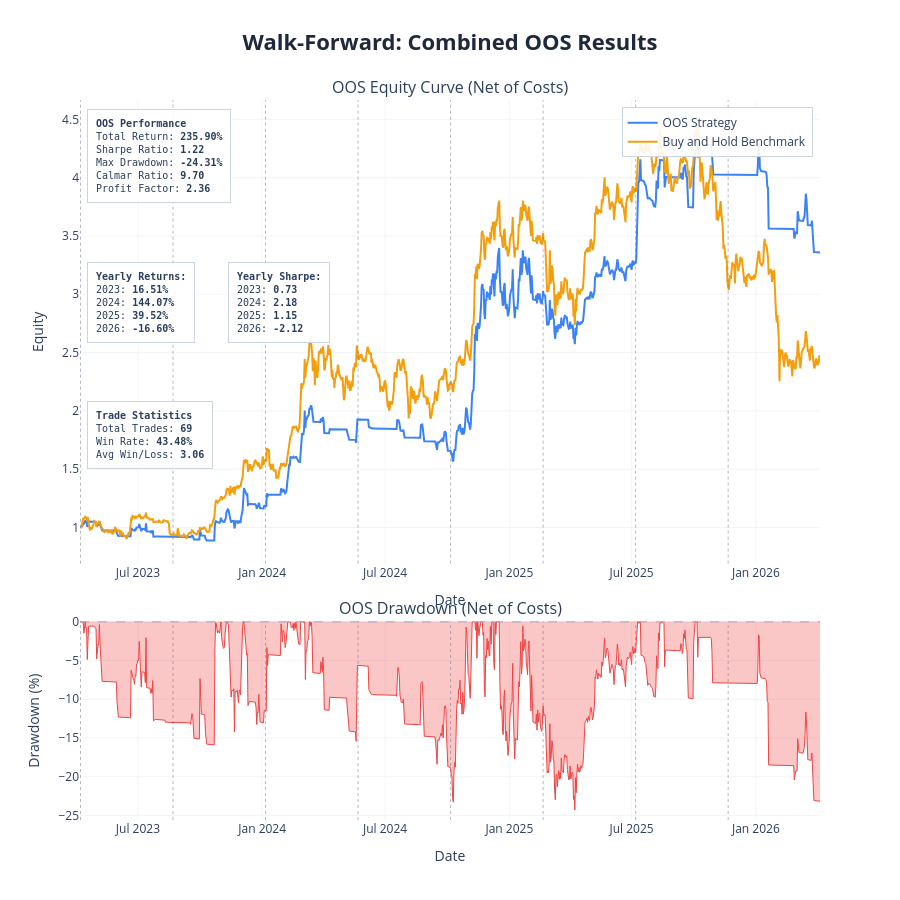

This figure's notebook cell:
### Markdown cell above
---
## Results Charts and Cost Stress Test

| Parameter | Description | Default |
|---|---|---|
| `show_fold_perf` | IS vs OOS bars for return, Sharpe, drawdown per fold | `False` |
| `show_param_evol` | Parameter evolution across folds with ±1 std bands | `False` |
| `show_oos_equity` | Combined OOS equity curve + drawdown with fold boundaries | `True` |
| `show_trades` | Overlay entry/exit markers on OOS equity chart | `False` |
| `benchmark_data` | DataFrame with `Close` column for buy & hold comparison | `None` |
| `save_html_dir` | Directory path to save charts as HTML files, or `None` | `None` |

**Cost Stress Test:** re-run the combined OOS backtest at 1×, 1.5×, 2×, 3× the base cost. Fragile strategies collapse; robust ones degrade gradually.

### Code cell
plot_walk_forward_results(
    results          = results,
    param_defs       = PARAM_DEFS,
    fixed_params     = FIXED_PARAMS,
    benchmark_data   = df,
    show             = True,
    save_html_dir    = None,
    show_fold_perf   = False,   # IS vs OOS bars by fold
    show_param_evol  = False,   # parameter evolution across folds
    show_oos_equity  = True,   # combined OOS equity curve
    show_trades      = False,  # trade markers on OOS equity chart
)

# ── transaction cost stress test ──────────────────────────────────────────

if results['oos_combined_df'] is not None:
    cost_df = cost_stress_test(
        oos_combined_df  = results['oos_combined_df'],
        cost_multipliers = (1.0, 1.5, 2.0, 3.0),
        base_cost        = COST,
    )
else:
    print('No combined OOS dataframe — skip cost stress test')

### Figure 1 — Plotly figure (JSON) as saved in the notebook; plotly's stock layout.template omitted (floating-point values rounded to 4 significant figures; data arrays with more than 128 entries replaced by an {"elided": "..."} marker saying what was removed)
{"data": [{"hovertemplate": "<b>OOS Strategy</b><br>Date: %{x}<br>Equity: %{y:.4f}<extra></extra>", "line": {"color": "#3b82f6", "width": 2}, "mode": "lines", "name": "OOS Strategy", "type": "scatter", "x": {"elided": "1096 str values"}, "xaxis": "x", "y": {"elided": "1096 float values"}, "yaxis": "y"}, {"hovertemplate": "<b>Buy and Hold Benchmark</b><br>Date: %{x}<br>Equity: %{y:.4f}<extra></extra>", "line": {"color": "#f59e0b", "width": 2}, "mode": "lines", "name": "Buy and Hold Benchmark", "type": "scatter", "x": {"elided": "1096 str values"}, "xaxis": "x", "y": {"elided": "1096 float values"}, "yaxis": "y"}, {"fill": "tozeroy", "fillcolor": "rgba(239, 68, 68, 0.3)", "hovertemplate": "<b>Drawdown</b><br>Date: %{x}<br>%{y:.2f}%<extra></extra>", "line": {"color": "#ef4444", "width": 1}, "mode": "lines", "name": "Drawdown", "showlegend": false, "type": "scatter", "x": {"elided": "1096 str values"}, "xaxis": "x2", "y": {"elided": "1096 float values"}, "yaxis": "y2"}], "layout": {"annotations": [{"font": {"size": 16}, "showarrow": false, "text": "OOS Equity Curve (Net of Costs)", "x": 0.5, "xanchor": "center", "xref": "paper", "y": 1, "yanchor": "bottom", "yref": "paper"}, {"font": {"size": 16}, "showarrow": false, "text": "OOS Drawdown (Net of Costs)", "x": 0.5, "xanchor": "center", "xref": "paper", "y": 0.276, "yanchor": "bottom", "yref": "paper"}, {"align": "left", "bgcolor": "rgba(255, 255, 255, 0.9)", "bordercolor": "#cbd5e1", "borderpad": 8, "borderwidth": 1, "font": {"family": "monospace", "size": 10}, "showarrow": false, "text": "<b>OOS Performance</b><br>Total Return: <b>235.90%</b><br>Sharpe Ratio: <b>1.22</b><br>Max Drawdown: <b>-24.31%</b><br>Calmar Ratio: <b>9.70</b><br>Profit Factor: <b>2.36</b>", "x": 0.01, "xanchor": "left", "xref": "x domain", "y": 0.98, "yanchor": "top", "yref": "y domain"}, {"align": "left", "bgcolor": "rgba(255, 255, 255, 0.9)", "bordercolor": "#cbd5e1", "borderpad": 8, "borderwidth": 1, "font": {"family": "monospace", "size": 10}, "showarrow": false, "text": "<b>Yearly Returns:</b><br>2023: <b>16.51%</b><br>2024: <b>144.07%</b><br>2025: <b>39.52%</b><br>2026: <b>-16.60%</b><br>", "x": 0.01, "xanchor": "left", "xref": "x domain", "y": 0.65, "yanchor": "top", "yref": "y domain"}, {"align": "left", "bgcolor": "rgba(255, 255, 255, 0.9)", "bordercolor": "#cbd5e1", "borderpad": 8, "borderwidth": 1, "font": {"family": "monospace", "size": 10}, "showarrow": false, "text": "<b>Yearly Sharpe:</b><br>2023: <b>0.73</b><br>2024: <b>2.18</b><br>2025: <b>1.15</b><br>2026: <b>-2.12</b><br>", "x": 0.2, "xanchor": "left", "xref": "x domain", "y": 0.65, "yanchor": "top", "yref": "y domain"}, {"align": "left", "bgcolor": "rgba(255, 255, 255, 0.9)", "bordercolor": "#cbd5e1", "borderpad": 8, "borderwidth": 1, "font": {"family": "monospace", "size": 10}, "showarrow": false, "text": "<b>Trade Statistics</b><br>Total Trades: <b>69</b><br>Win Rate: <b>43.48%</b><br>Avg Win/Loss: <b>3.06</b>", "x": 0.01, "xanchor": "left", "xref": "x domain", "y": 0.35, "yanchor": "top", "yref": "y domain"}], "height": 900, "hovermode": "x unified", "legend": {"bgcolor": "rgba(255, 255, 255, 0.9)", "bordercolor": "#cbd5e1", "borderwidth": 1, "x": 0.99, "xanchor": "right", "y": 0.99, "yanchor": "top"}, "shapes": [{"line": {"color": "#94a3b8", "dash": "dash", "width": 1}, "type": "line", "x0": 0, "x1": 1, "xref": "x2 domain", "y0": 0, "y1": 0, "yref": "y2"}, {"line": {"color": "rgba(100,116,139,0.5)", "dash": "dot", "width": 1}, "type": "line", "x0": "2023-04-07 00:00:00", "x1": "2023-04-07 00:00:00", "xref": "x", "y0": 0, "y1": 1, "yref": "y domain"}, {"line": {"color": "rgba(100,116,139,0.5)", "dash": "dot", "width": 1}, "type": "line", "x0": "2023-04-07 00:00:00", "x1": "2023-04-07 00:00:00", "xref": "x2", "y0": 0, "y1": 1, "yref": "y2 domain"}, {"line": {"color": "rgba(100,116,139,0.5)", "dash": "dot", "width": 1}, "type": "line", "x0": "2023-08-22 00:00:00", "x1": "2023-08-22 00:00:00", "xref": "x", "y0": 0, "y1": 1, "yref": "y domain"}, {"line": {"color": "rgba(100,116,139,0.5)", "dash": "dot", "width": 1}, "type": "line", "x0": "2023-08-22 00:00:00", "x1": "2023-08-22 00:00:00", "xref": "x2", "y0": 0, "y1": 1, "yref": "y2 domain"}, {"line": {"color": "rgba(100,116,139,0.5)", "dash": "dot", "width": 1}, "type": "line", "x0": "2024-01-06 00:00:00", "x1": "2024-01-06 00:00:00", "xref": "x", "y0": 0, "y1": 1, "yref": "y domain"}, {"line": {"color": "rgba(100,116,139,0.5)", "dash": "dot", "width": 1}, "type": "line", "x0": "2024-01-06 00:00:00", "x1": "2024-01-06 00:00:00", "xref": "x2", "y0": 0, "y1": 1, "yref": "y2 domain"}, {"line": {"color": "rgba(100,116,139,0.5)", "dash": "dot", "width": 1}, "type": "line", "x0": "2024-05-22 00:00:00", "x1": "2024-05-22 00:00:00", "xref": "x", "y0": 0, "y1": 1, "yref": "y domain"}, {"line": {"color": "rgba(100,116,139,0.5)", "dash": "dot", "width": 1}, "type": "line", "x0": "2024-05-22 00:00:00", "x1": "2024-05-22 00:00:00", "xref": "x2", "y0": 0, "y1": 1, "yref": "y2 domain"}, {"line": {"color": "rgba(100,116,139,0.5)", "dash": "dot", "width": 1}, "type": "line", "x0": "2024-10-06 00:00:00", "x1": "2024-10-06 00:00:00", "xref": "x", "y0": 0, "y1": 1, "yref": "y domain"}, {"line": {"color": "rgba(100,116,139,0.5)", "dash": "dot", "width": 1}, "type": "line", "x0": "2024-10-06 00:00:00", "x1": "2024-10-06 00:00:00", "xref": "x2", "y0": 0, "y1": 1, "yref": "y2 domain"}, {"line": {"color": "rgba(100,116,139,0.5)", "dash": "dot", "width": 1}, "type": "line", "x0": "2025-02-20 00:00:00", "x1": "2025-02-20 00:00:00", "xref": "x", "y0": 0, "y1": 1, "yref": "y domain"}, {"line": {"color": "rgba(100,116,139,0.5)", "dash": "dot", "width": 1}, "type": "line", "x0": "2025-02-20 00:00:00", "x1": "2025-02-20 00:00:00", "xref": "x2", "y0": 0, "y1": 1, "yref": "y2 domain"}, {"line": {"color": "rgba(100,116,139,0.5)", "dash": "dot", "width": 1}, "type": "line", "x0": "2025-07-07 00:00:00", "x1": "2025-07-07 00:00:00", "xref": "x", "y0": 0, "y1": 1, "yref": "y domain"}, {"line": {"color": "rgba(100,116,139,0.5)", "dash": "dot", "width": 1}, "type": "line", "x0": "2025-07-07 00:00:00", "x1": "2025-07-07 00:00:00", "xref": "x2", "y0": 0, "y1": 1, "yref": "y2 domain"}, {"line": {"color": "rgba(100,116,139,0.5)", "dash": "dot", "width": 1}, "type": "line", "x0": "2025-11-21 00:00:00", "x1": "2025-11-21 00:00:00", "xref": "x", "y0": 0, "y1": 1, "yref": "y domain"}, {"line": {"color": "rgba(100,116,139,0.5)", "dash": "dot", "width": 1}, "type": "line", "x0": "2025-11-21 00:00:00", "x1": "2025-11-21 00:00:00", "xref": "x2", "y0": 0, "y1": 1, "yref": "y2 domain"}], "showlegend": true, "title": {"font": {"color": "#1E293B", "size": 22}, "text": "<b>Walk-Forward: Combined OOS Results</b>", "x": 0.5, "xanchor": "center"}, "xaxis": {"anchor": "y", "domain": [0, 1], "gridcolor": "#f1f5f9", "gridwidth": 1, "showgrid": true, "title": {"text": "Date"}}, "xaxis2": {"anchor": "y2", "domain": [0, 1], "gridcolor": "#f1f5f9", "gridwidth": 1, "showgrid": true, "title": {"text": "Date"}}, "yaxis": {"anchor": "x", "domain": [0.356, 1], "gridcolor": "#f1f5f9", "gridwidth": 1, "showgrid": true, "title": {"text": "Equity"}}, "yaxis2": {"anchor": "x2", "domain": [0, 0.276], "gridcolor": "#f1f5f9", "gridwidth": 1, "showgrid": true, "title": {"text": "Drawdown (%)"}}}}
